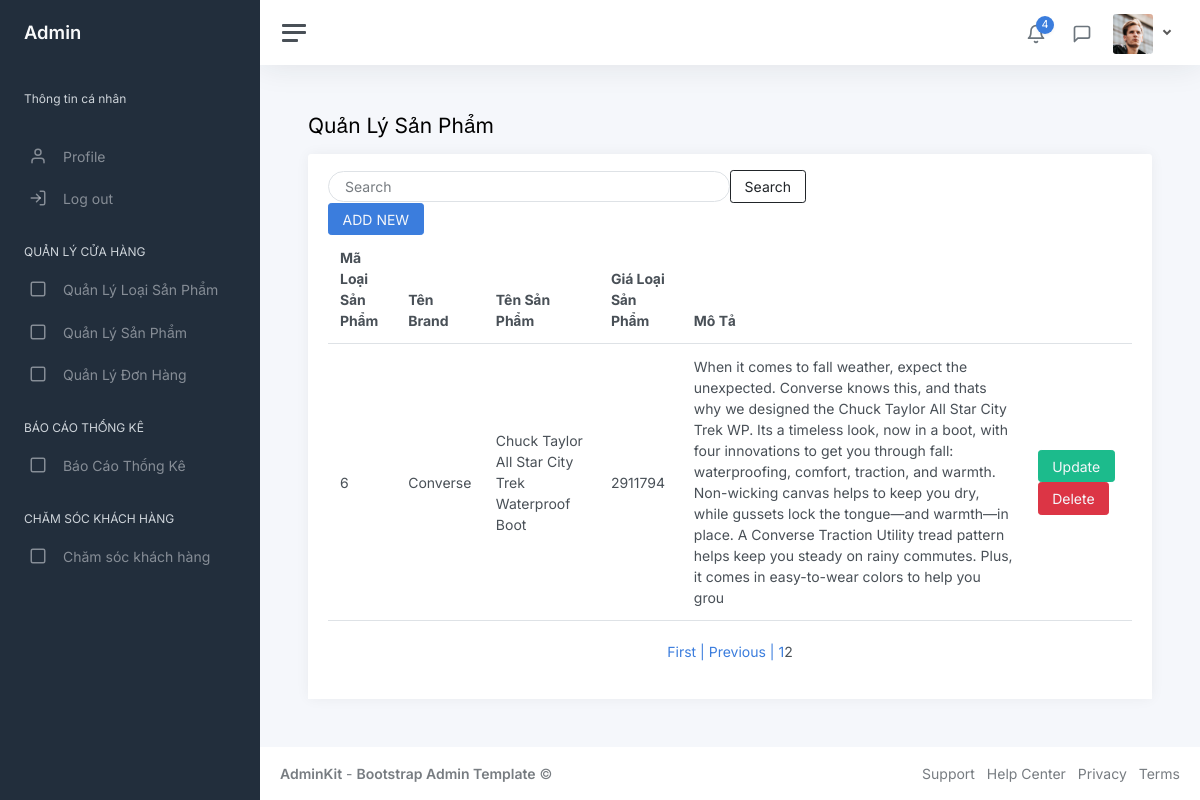
The app's page /QLLoaiSanPham.php?page=2 with its own data.
### tables this page shows
CREATE TABLE `loaisanpham` (
  `MaLoaiSP` int(11) NOT NULL,
  `MaBrand` int(11) NOT NULL,
  `TenLoaiSP` varchar(200) NOT NULL,
  `GiaLoaiSP` double NOT NULL,
  `MoTa` varchar(500) NOT NULL
);

CREATE TABLE `brand` (
  `MaBrand` int(11) NOT NULL,
  `TenBrand` varchar(100) NOT NULL
);

### QLLoaiSanPham.php (the view, shortened to what this page needs)
<!DOCTYPE html>
<html lang="en">
<head>
	<link href="css/app.css" rel="stylesheet">
</head>
<?php
include("Pager.php");
include('Connect.php');
$sql1 = "SELECT *
	FROM LoaiSanPham
	INNER JOIN Brand ON Brand.MaBrand = LoaiSanPham.MaBrand";
$sanpham1 = $pdo->query($sql1);
$sta = $pdo->prepare($sql1);
$sta->execute();
if ($sta->rowCount() > 0) {
	$sanpham1 = $sta->fetchAll(PDO::FETCH_OBJ);
}
$p = new Pager();
$limit = 5;
$count = count($sanpham1);
$vt = $p->findStart($limit);
$pages = $p->findPages($count, $limit);
$cur = $_GET["page"];
$phantrang = $p->pageList($cur, $pages);
$sql1 = "SELECT *
	FROM LoaiSanPham
	INNER JOIN Brand ON Brand.MaBrand = LoaiSanPham.MaBrand limit $vt, $limit";
$searchQuery = isset($_GET['Search']) ? $_GET['Search'] : '';
$sql2 = "SELECT *
	FROM LoaiSanPham
	INNER JOIN Brand ON Brand.MaBrand = LoaiSanPham.MaBrand
        WHERE LoaiSanPham.TenLoaiSP LIKE :searchQuery
        LIMIT $vt, $limit";
$sta2 = $pdo->prepare($sql2);
$sta2->bindValue(':searchQuery', '%' . $searchQuery . '%', PDO::PARAM_STR);
$sta2->execute();
$sanpham2 = $sta2->fetchAll(PDO::FETCH_OBJ);
$sta = $pdo->prepare($sql1);
$sta->execute();
$sanpham1 = $sta->fetchAll(PDO::FETCH_OBJ);
?>
<body>
	<div class="wrapper">
		<?php
		include('AdminSideBarMenu.php');
		?>
		<div class="main">
			<?php
			include('AdminNavBarMenu.php');
			?>
			<main class="content">
				<div class="container-fluid p-0">
					<h1 class="h3 mb-3">Quản Lý Sản Phẩm</h1>
					<div class="row">
						<div class="col-12 d-flex">
							<div class="card flex-fill">
								<div class="card-header">
									<form method="get" action="QLSanPham.php" class="d-flex align-items-center">
										<input class="form-control mr-1 w-50 px-3 py-1 rounded-pill" style="background-color: transparent;" type="text" placeholder="Search" aria-label="Search" name="Search">
										<button class="btn btn-outline-dark hover:bg-gray-200 hover:text-gray-800 transition-colors duration-300" style="margin-right:10px;">Search</button>
									</form>
									<h5 class="card-title mb-0">
										<button class="btn btn-primary" type="submit">
											<a class="text-light" href="QLLoaiSanPham_Them.php"> ADD NEW</a>
										</button>
									</h5>
									<table class="table table-hover my-0">
										<thead>
											<tr>
												<th>Mã Loại Sản Phẩm</th>
												<th class="d-none d-xl-table-cell">Tên Brand</th>
												<th class="d-none d-xl-table-cell">Tên Sản Phẩm</th>
												<th class="d-none d-xl-table-cell">Giá Loại Sản Phẩm</th>
												<th class="d-none d-md-table-cell">Mô Tả</th>
												<th class="d-none d-md-table-cell"></th>
											</tr>
										</thead>
										<?php
										if (isset($_GET['Search'])) {
											foreach ($sanpham2 as $sp) {
										?>
												<tbody>
													<tr>
														<td><?php echo $sp->MaLoaiSP ?></td>
														<td class="d-none d-xl-table-cell"><?php echo $sp->TenBrand ?></td>
														<td class="d-none d-xl-table-cell"><?php echo $sp->TenLoaiSP ?></td>
														<td class="d-none d-xl-table-cell"><?php echo $sp->GiaLoaiSP ?></td>
														<td class="d-none d-xl-table-cell"><?php echo $sp->MoTa ?></td>
														<td>
															<button class="btn btn-success" type="submit"> <a class="text-light" href="QLLoaiSanPham_Sua.php?msp=<?php echo $sp->MaLoaiSP; ?>">Update</a></button>
															<button class="btn btn-danger" type="submit"><a class="text-light" href="QLLoaiSanPham_Xoa.php?msp=<?php echo $sp->MaLoaiSP; ?>">Delete</a></button>
														</td>
													</tr>
												</tbody>
											<?php
											}
										} else {
											foreach ($sanpham1 as $sp) {
											?>
												<tbody>
													<tr>
														<td><?php echo $sp->MaLoaiSP ?></td>
														<td class="d-none d-xl-table-cell"><?php echo $sp->TenBrand ?></td>
														<td class="d-none d-xl-table-cell"><?php echo $sp->TenLoaiSP ?></td>
														<td class="d-none d-xl-table-cell"><?php echo $sp->GiaLoaiSP ?></td>
														<td class="d-none d-xl-table-cell"><?php echo $sp->MoTa ?></td>
														<td>
															<button class="btn btn-success" type="submit"> <a class="text-light" href="QLLoaiSanPham_Sua.php?msp=<?php echo $sp->MaLoaiSP; ?>">Update</a></button>
															<button class="btn btn-danger" type="submit"><a class="text-light" href="QLLoaiSanPham_Xoa.php?msp=<?php echo $sp->MaLoaiSP; ?>">Delete</a></button>
														</td>
													</tr>
												</tbody>
										<?php
											}
										}
										?>
									</table>
									<div style="margin:20px; text-align: center;"><?php echo $phantrang; ?></div>
								</div>
							</div>
						</div>
					</div>
			</main>
			<footer class="footer">
				<div class="container-fluid">
					<div class="row text-muted">
						<div class="col-6 text-start">
							<p class="mb-0">
								<a class="text-muted" href="https://adminkit.io/" target="_blank"><strong>AdminKit</strong></a> - <a class="text-muted" href="https://adminkit.io/" target="_blank"><strong>Bootstrap Admin Template</strong></a> &copy;
							</p>
						</div>
						<div class="col-6 text-end">
							<ul class="list-inline">
								<li class="list-inline-item">
									<a class="text-muted" href="https://adminkit.io/" target="_blank">Support</a>
								</li>
								<li class="list-inline-item">
									<a class="text-muted" href="https://adminkit.io/" target="_blank">Help Center</a>
								</li>
								<li class="list-inline-item">
									<a class="text-muted" href="https://adminkit.io/" target="_blank">Privacy</a>
								</li>
								<li class="list-inline-item">
									<a class="text-muted" href="https://adminkit.io/" target="_blank">Terms</a>
								</li>
							</ul>
						</div>
					</div>
				</div>
			</footer>
		</div>
	</div>
</body>
</html>

### records on screen
loaisanpham: MaLoaiSP "6", MaBrand.TenBrand "Converse", TenLoaiSP "Chuck Taylor All Star City Trek Waterproof Boot", GiaLoaiSP "2911794", MoTa "When it comes to fall weather, expect the unexpected. Converse knows this, and thats why we designed the Chuck Taylor All Star City Trek WP. Its a timeless look, now in a boot, with four innovations to get you through fall: waterproofing, comfort, traction, and warmth. Non-wicking canvas helps to keep you dry, while gussets lock the tongue—and warmth—in place. A Converse Traction Utility tread pattern helps keep you steady on rainy commutes. Plus, it comes in easy-to-wear colors to help you grou"
